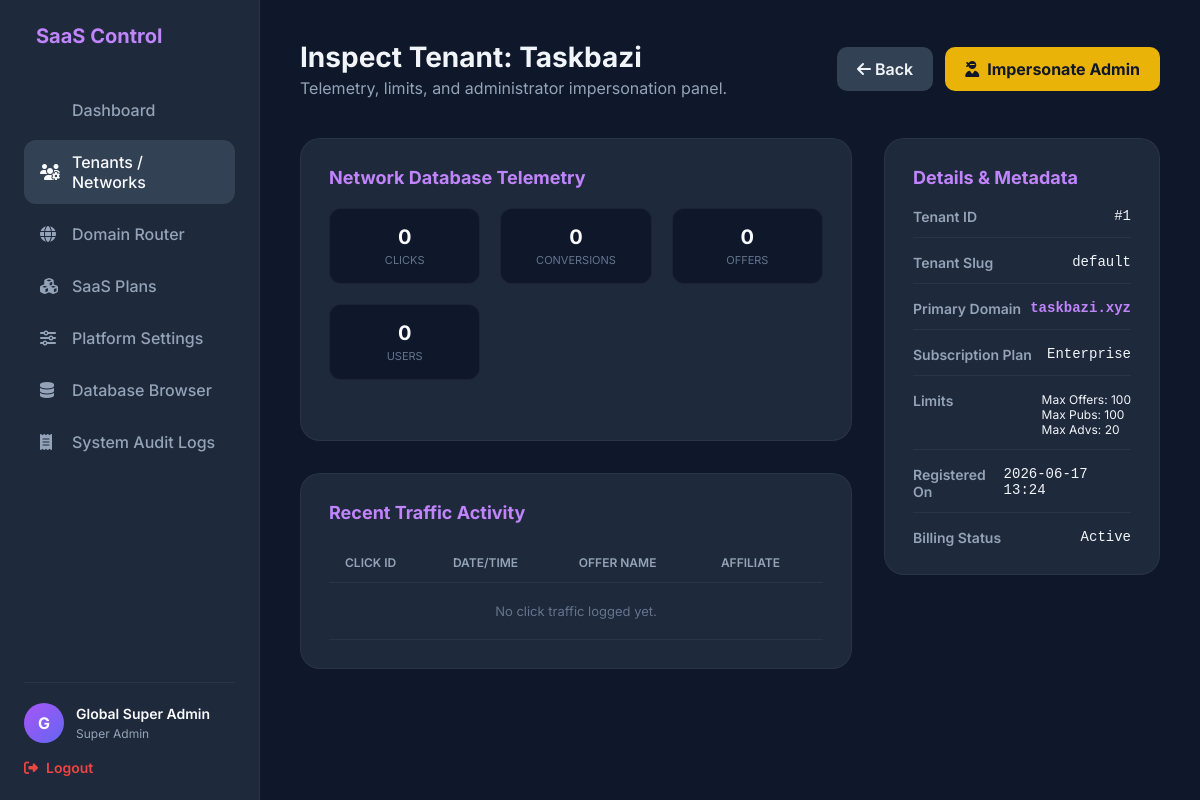
The page /superadmin/tenant_view.php?id=1 (signed in) on the database its author committed.
### tables this page shows
CREATE TABLE `tenants` (
  `id` int(11) NOT NULL AUTO_INCREMENT,
  `name` varchar(100) NOT NULL,
  `slug` varchar(50) NOT NULL,
  `company_name` varchar(150) DEFAULT NULL,
  `owner_name` varchar(100) DEFAULT NULL,
  `owner_email` varchar(150) DEFAULT NULL,
  `status` enum('active','suspended','pending','deleted') DEFAULT 'active',
  `plan_name` varchar(50) DEFAULT 'Starter',
  `max_affiliates` int(11) DEFAULT 100,
  `max_advertisers` int(11) DEFAULT 20,
  `max_offers` int(11) DEFAULT 100,
  `timezone` varchar(50) DEFAULT 'UTC',
  `currency` varchar(10) DEFAULT 'USD',
  `created_at` timestamp NOT NULL DEFAULT current_timestamp(),
  `updated_at` timestamp NOT NULL DEFAULT current_timestamp() ON UPDATE current_timestamp(),
  PRIMARY KEY (`id`),
  UNIQUE KEY `slug` (`slug`)
);

CREATE TABLE `tenant_domains` (
  `id` int(11) NOT NULL AUTO_INCREMENT,
  `tenant_id` int(11) NOT NULL,
  `domain` varchar(150) NOT NULL,
  `type` enum('subdomain','custom','root') NOT NULL,
  `is_primary` tinyint(1) DEFAULT 0,
  `verification_status` enum('pending','verified','failed') DEFAULT 'verified',
  `ssl_status` enum('active','expired','none') DEFAULT 'none',
  `created_at` timestamp NOT NULL DEFAULT current_timestamp(),
  PRIMARY KEY (`id`),
  UNIQUE KEY `domain` (`domain`),
  KEY `tenant_id` (`tenant_id`),
  CONSTRAINT `tenant_domains_ibfk_1` FOREIGN KEY (`tenant_id`) REFERENCES `tenants` (`id`) ON DELETE CASCADE
);

### app/core/tenant.php (called while the page is built, shortened)
    <?php
class GuardPDO extends PDO {
    #[\ReturnTypeWillChange]
    public function prepare($query, $options = []) {
        return parent::prepare($query, $options);
    }
    #[\ReturnTypeWillChange]
    public function query($query, ...$args) {
        return parent::query($query, ...$args);
    }
}

### superadmin/tenant_view.php (the view, shortened to what this page needs)
<?php
require_once __DIR__ . '/../app/config/database.php';
$adminName = $_SESSION['super_auth']['name'] ?? 'Super Admin';
$tenantId = isset($_GET['id']) ? (int)$_GET['id'] : 0;
$stmt = $pdo->prepare("SELECT * FROM tenants WHERE id = ?");
$stmt->execute([$tenantId]);
$tenant = $stmt->fetch(PDO::FETCH_ASSOC);
$clicksCount = (int)$pdo->query("SELECT COUNT(*) FROM clicks WHERE tenant_id = {$tenantId}")->fetchColumn();
$conversionsCount = (int)$pdo->query("SELECT COUNT(*) FROM conversions WHERE tenant_id = {$tenantId}")->fetchColumn();
$offersCount = (int)$pdo->query("SELECT COUNT(*) FROM offers WHERE tenant_id = {$tenantId}")->fetchColumn();
$usersCount = (int)$pdo->query("SELECT COUNT(*) FROM users WHERE tenant_id = {$tenantId}")->fetchColumn();
$recentClicks = $pdo->prepare("
    SELECT c.click_id, c.created_at, o.offer_name, aff.name as affiliate_name
    FROM clicks c
    LEFT JOIN offers o ON o.offer_id = c.offer_id
    LEFT JOIN users aff ON aff.user_id = c.affiliate_id
    WHERE c.tenant_id = ?
    ORDER BY c.created_at DESC
    LIMIT 5
");
$recentClicks->execute([$tenantId]);
$clicks = $recentClicks->fetchAll(PDO::FETCH_ASSOC);
$dStmt = $pdo->prepare("SELECT domain FROM tenant_domains WHERE tenant_id = ? AND is_primary = 1 LIMIT 1");
$dStmt->execute([$tenantId]);
$primaryDomain = $dStmt->fetchColumn() ?: 'No domain mapped';
?>
<!DOCTYPE html>
<html lang="en">
<head>
    <link rel="stylesheet" href="https://cdnjs.cloudflare.com/ajax/libs/font-awesome/6.4.0/css/all.min.css">
</head>
<body>
    <div class="sidebar">
        <div class="brand">
            <span>SaaS Control</span>
        </div>
        <ul class="nav-menu">
            <li class="nav-item">
                <a href="dashboard.php">
                    <i class="fas fa-grid-2"></i> Dashboard
                </a>
            </li>
            <li class="nav-item active">
                <a href="tenants.php">
                    <i class="fas fa-users-gear"></i> Tenants / Networks
                </a>
            </li>
            <li class="nav-item">
                <a href="domains.php">
                    <i class="fas fa-globe"></i> Domain Router
                </a>
            </li>
            <li class="nav-item">
                <a href="plans.php">
                    <i class="fas fa-cubes"></i> SaaS Plans
                </a>
            </li>
            <li class="nav-item">
                <a href="platform_settings.php">
                    <i class="fas fa-sliders"></i> Platform Settings
                </a>
            </li>
            <li class="nav-item">
                <a href="data_browser.php">
                    <i class="fas fa-database"></i> Database Browser
                </a>
            </li>
            <li class="nav-item">
                <a href="audit_logs.php">
                    <i class="fas fa-receipt"></i> System Audit Logs
                </a>
            </li>
        </ul>
        <div class="sidebar-footer">
            <div class="user-profile">
                <div class="avatar">
                    <?=strtoupper(substr($adminName, 0, 1))?>
                </div>
                <div>
                    <h4 style="font-size: 14px; font-weight: 600;"><?=$adminName?></h4>
                    <span style="font-size: 12px; color: #94a3b8;">Super Admin</span>
                </div>
            </div>
            <a href="../logout.php" class="logout-btn">
                <i class="fas fa-right-from-bracket"></i> Logout
            </a>
        </div>
    </div>
    <div class="content">
        <div class="header">
            <div>
                <h1>Inspect Tenant: <?=htmlspecialchars($tenant['name'])?></h1>
                <p>Telemetry, limits, and administrator impersonation panel.</p>
            </div>
            <div class="actions-group">
                <a href="tenants.php" class="btn-back">
                    <i class="fas fa-arrow-left"></i> Back
                </a>
                <a href="tenant_view.php?id=<?=$tenant['id']?>&impersonate=1" class="btn-impersonate">
                    <i class="fas fa-user-ninja"></i> Impersonate Admin
                </a>
            </div>
        </div>
        <div class="grid-view">
            <div>
                <div class="section-card">
                    <h3 class="section-title">Network Database Telemetry</h3>
                    <div class="stats-mini-grid">
                        <div class="stat-mini-card">
                            <div class="stat-mini-val"><?=number_format($clicksCount)?></div>
                            <div class="stat-mini-lbl">Clicks</div>
                        </div>
                        <div class="stat-mini-card">
                            <div class="stat-mini-val"><?=number_format($conversionsCount)?></div>
                            <div class="stat-mini-lbl">Conversions</div>
                        </div>
                        <div class="stat-mini-card">
                            <div class="stat-mini-val"><?=number_format($offersCount)?></div>
                            <div class="stat-mini-lbl">Offers</div>
                        </div>
                        <div class="stat-mini-card">
                            <div class="stat-mini-val"><?=number_format($usersCount)?></div>
                            <div class="stat-mini-lbl">Users</div>
                        </div>
                    </div>
                </div>
                <div class="section-card">
                    <h3 class="section-title">Recent Traffic Activity</h3>
                    <table>
                        <thead>
                            <tr>
                                <th>Click ID</th>
                                <th>Date/Time</th>
                                <th>Offer Name</th>
                                <th>Affiliate</th>
                            </tr>
                        </thead>
                        <tbody>
                            <?php if (empty($clicks)): ?>
                                <tr>
                                    <td colspan="4" style="text-align: center; color: #64748b; padding: 20px;">No click traffic logged yet.</td>
                                </tr>
                            <?php endif; ?>
                        </tbody>
                    </table>
                </div>
            </div>
            <div>
                <div class="section-card">
                    <h3 class="section-title">Details & Metadata</h3>
                    <div class="meta-list">
                        <div class="meta-item">
                            <span class="meta-lbl">Tenant ID</span>
                            <span class="meta-val">#<?=$tenant['id']?></span>
                        </div>
                        <div class="meta-item">
                            <span class="meta-lbl">Tenant Slug</span>
                            <span class="meta-val"><code><?=$tenant['slug']?></code></span>
                        </div>
                        <div class="meta-item">
                            <span class="meta-lbl">Primary Domain</span>
                            <span class="meta-val" style="color: #c084fc; font-weight: 600;"><?=$primaryDomain?></span>
                        </div>
                        <div class="meta-item">
                            <span class="meta-lbl">Subscription Plan</span>
                            <span class="meta-val"><?=$tenant['plan_name']?></span>
                        </div>
                        <div class="meta-item">
                            <span class="meta-lbl">Limits</span>
                            <span class="meta-val" style="font-size:12px; font-family:inherit;">
                                Max Offers: <?=$tenant['max_offers']?><br>
                                Max Pubs: <?=$tenant['max_affiliates']?><br>
                                Max Advs: <?=$tenant['max_advertisers']?>
                            </span>
                        </div>
                        <div class="meta-item">
                            <span class="meta-lbl">Registered On</span>
                            <span class="meta-val"><?=date('Y-m-d H:i', strtotime($tenant['created_at']))?></span>
                        </div>
                        <div class="meta-item" style="border-bottom: none; padding-bottom: 0;">
                            <span class="meta-lbl">Billing Status</span>
                            <span class="meta-val" style="text-transform: capitalize;"><?=$tenant['status']?></span>
                        </div>
                    </div>
                </div>
            </div>
        </div>
    </div>
</body>
</html>

### superadmin/tenant_view.php (style rules this page uses)
* { margin: 0; padding: 0; box-sizing: border-box; }
body { font-family: 'Inter', sans-serif; background-color: #0f172a; color: #f1f5f9; min-height: 100vh; display: flex; }
.sidebar { width: 260px; background-color: #1e293b; border-right: 1px solid rgba(255, 255, 255, 0.05); display: flex; flex-direction: column; padding: 24px; }
.brand { display: flex; align-items: center; gap: 12px; margin-bottom: 40px; font-weight: 700; font-size: 20px; color: #c084fc; }
.nav-menu { list-style: none; display: flex; flex-direction: column; gap: 8px; }
.nav-item a { display: flex; align-items: center; gap: 12px; padding: 12px 16px; color: #94a3b8; text-decoration: none; border-radius: 12px; font-weight: 500; transition: all 0.2s; }
.nav-item.active a, .nav-item a:hover { background-color: #334155; color: #f8fafc; }
.nav-item a i { width: 20px; }
.sidebar-footer { margin-top: auto; padding-top: 20px; border-top: 1px solid rgba(255, 255, 255, 0.05); }
.user-profile { display: flex; align-items: center; gap: 12px; color: #f8fafc; margin-bottom: 16px; }
.avatar { width: 40px; height: 40px; border-radius: 50%; background: linear-gradient(135deg, #a855f7, #6366f1); display: flex; align-items: center; justify-content: center; font-weight: 700; }
.logout-btn { display: flex; align-items: center; gap: 8px; color: #ef4444; text-decoration: none; font-weight: 600; font-size: 14px; }
.content { flex: 1; padding: 40px; overflow-y: auto; }
.header { display: flex; justify-content: space-between; align-items: center; margin-bottom: 40px; }
.header h1 { font-size: 28px; font-weight: 700; }
.header p { color: #94a3b8; margin-top: 4px; }
.actions-group { display: flex; gap: 12px; }
.btn-back { background-color: #334155; color: #f1f5f9; text-decoration: none; padding: 12px 20px; border-radius: 10px; font-weight: 600; transition: background 0.2s; }
.btn-impersonate { background-color: #eab308; color: #0f172a; text-decoration: none; padding: 12px 20px; border-radius: 10px; font-weight: 700; display: flex; align-items: center; gap: 8px; transition: background 0.2s; }
.grid-view { display: grid; grid-template-columns: 2fr 1fr; gap: 32px; }
.section-card { background-color: #1e293b; border: 1px solid rgba(255, 255, 255, 0.05); border-radius: 20px; padding: 28px; margin-bottom: 32px; }
.section-title { font-size: 18px; font-weight: 700; margin-bottom: 20px; color: #c084fc; }
.stats-mini-grid { display: grid; grid-template-columns: repeat(auto-fit, minmax(140px, 1fr)); gap: 20px; margin-bottom: 32px; }
.stat-mini-card { background-color: #0f172a; border: 1px solid rgba(255, 255, 255, 0.05); border-radius: 12px; padding: 16px; text-align: center; }
.stat-mini-val { font-size: 20px; font-weight: 700; color: #f8fafc; }
.stat-mini-lbl { font-size: 11px; color: #64748b; margin-top: 4px; text-transform: uppercase; }
.meta-list { display: flex; flex-direction: column; gap: 16px; }
.meta-item { display: flex; justify-content: space-between; border-bottom: 1px solid rgba(255, 255, 255, 0.05); padding-bottom: 12px; }
.meta-lbl { font-weight: 600; color: #94a3b8; font-size: 14px; }
.meta-val { font-family: monospace; font-size: 14px; color: #f1f5f9; }
table { width: 100%; border-collapse: collapse; }
th { text-align: left; padding: 12px 16px; color: #94a3b8; font-weight: 600; font-size: 12px; text-transform: uppercase; border-bottom: 1px solid rgba(255, 255, 255, 0.05); }
td { padding: 14px 16px; border-bottom: 1px solid rgba(255, 255, 255, 0.05); font-size: 13px; }

### rows shown on the page
tenants: name "Taskbazi", id "1", slug "default", plan_name "Enterprise", max_offers "100", max_affiliates "100", max_advertisers "20", created_at "2026-06-17 13:24", status "Active"
tenant_domains: domain "taskbazi.xyz"

### other values the page prints
substr($adminName, 0, 1) "G"
$adminName "Global Super Admin"
$clicksCount "0"
$conversionsCount "0"
$offersCount "0"
$usersCount "0"
